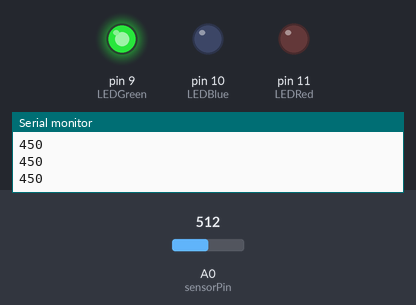
Simulated run of this sketch. Board: Arduino Uno, built with avr-gcc and run on an emulated ATmega328P. Shown: output pins drawn as LEDs (lit = HIGH), the last lines printed to the serial monitor. The test bench sets the inputs (shaded band); at power-on: A0 (sensorPin) = 512.

Above: at 1.2 s.
1.3 s: A0 (sensorPin) set to 500
At 1.7 s:
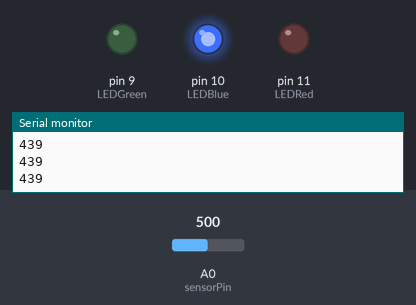
2.8 s: A0 (sensorPin) set to 179
4.3 s: A0 (sensorPin) set to 157
At 5.0 s:
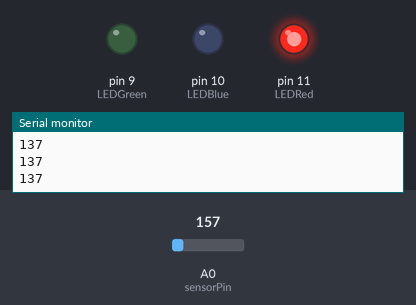
5.8 s: A0 (sensorPin) set to 306
At 6.3 s:
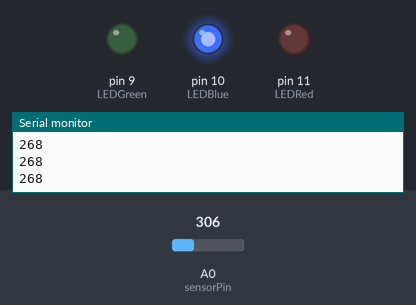
7.3 s: A0 (sensorPin) set to 140
At 7.6 s:
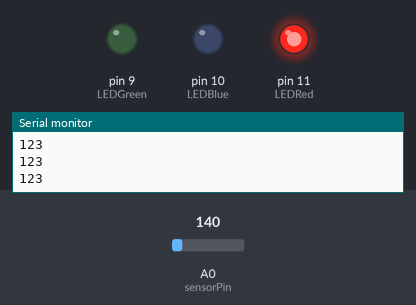
Timing chart, 0 to 9.8 s (numbered marks = the images above; inputs shaded):
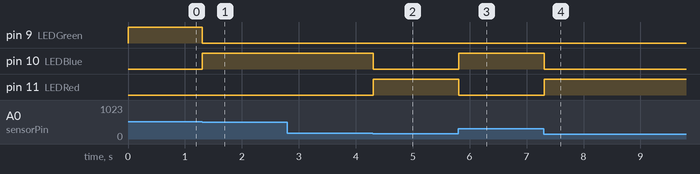

The sketch:

led_pot_tricolor.ino
```cpp
int LEDRed=11;
int LEDGreen=9;
int LEDBlue=10;

int sensorPin=A0;
int val;

void setup(){
  Serial.begin(9600);
  pinMode(LEDRed, OUTPUT);
  pinMode(LEDGreen, OUTPUT);
  pinMode(LEDBlue, OUTPUT);
  pinMode(sensorPin, INPUT);
}

void loop(){

  val=map(analogRead(sensorPin),0,1024,0,900);
  Serial.println(val);

  /*
   * Hard jump between colors
   */
  if (val<150) {
    analogWrite(LEDRed, 255);
    analogWrite(LEDBlue, 0);
    analogWrite(LEDGreen, 0);
  } else if (val<300) {
    analogWrite(LEDRed, 0);
    analogWrite(LEDBlue, 255);
    analogWrite(LEDGreen, 0);
  } else if (val<450) {
    analogWrite(LEDRed, 0);
    analogWrite(LEDBlue, 255);
    analogWrite(LEDGreen, 0);
  } else if (val<600) {
    analogWrite(LEDRed, 0);
    analogWrite(LEDBlue, 0);
    analogWrite(LEDGreen, 255);
  } else if (val<750) {
    analogWrite(LEDRed, 0);
    analogWrite(LEDBlue, 0);
    analogWrite(LEDGreen, 255);
  } else if (val<900) {
    analogWrite(LEDRed, 255);
    analogWrite(LEDBlue, 0);
    analogWrite(LEDGreen, 0);
  }

  /*
   * Fade between colors
   */
//  if (val<150) {
//    analogWrite(LEDRed, 255);
//    analogWrite(LEDBlue, 0);
//    analogWrite(LEDGreen, 0);
//  } else if (val<300) {
//    analogWrite(LEDRed,map(val,150,300,255,0));
//    analogWrite(LEDBlue,map(val,150,300,0,255));
//    analogWrite(LEDGreen, 0);
//  } else if (val<450) {
//    analogWrite(LEDRed, 0);
//    analogWrite(LEDBlue, 255);
//    analogWrite(LEDGreen, 0);
//  } else if (val<600) {
//    analogWrite(LEDRed, 0);
//    analogWrite(LEDBlue,map(val,450,600,255,0));
//    analogWrite(LEDGreen,map(val,450,600,0,255));
//  } else if (val<750) {
//    analogWrite(LEDRed, 0);
//    analogWrite(LEDBlue, 0);
//    analogWrite(LEDGreen, 255);
//  } else if (val<900) {
//    analogWrite(LEDRed,map(val,750,900,0,255));
//    analogWrite(LEDBlue, 0);
//    analogWrite(LEDGreen,map(val,750,900,255, 0));
//  }
  delay(10);
}
```

Measured:
- the behaviour switches between 512 and 511 on A0 (sensorPin) (found by bisection; images 0 and 1)
- the behaviour switches between 171 and 170 on A0 (sensorPin) (found by bisection; images 1 and 2)
- after the input at 1.3 s, pin 9 (LEDGreen): HIGH → LOW at once; pin 10 (LEDBlue): LOW → HIGH at once
- after the input at 4.3 s, pin 10 (LEDBlue): HIGH → LOW at once; pin 11 (LEDRed): LOW → HIGH at once
- after the input at 5.8 s, pin 10 (LEDBlue): LOW → HIGH at once; pin 11 (LEDRed): HIGH → LOW at once
- after the input at 7.3 s, pin 10 (LEDBlue): HIGH → LOW at once; pin 11 (LEDRed): LOW → HIGH at once
